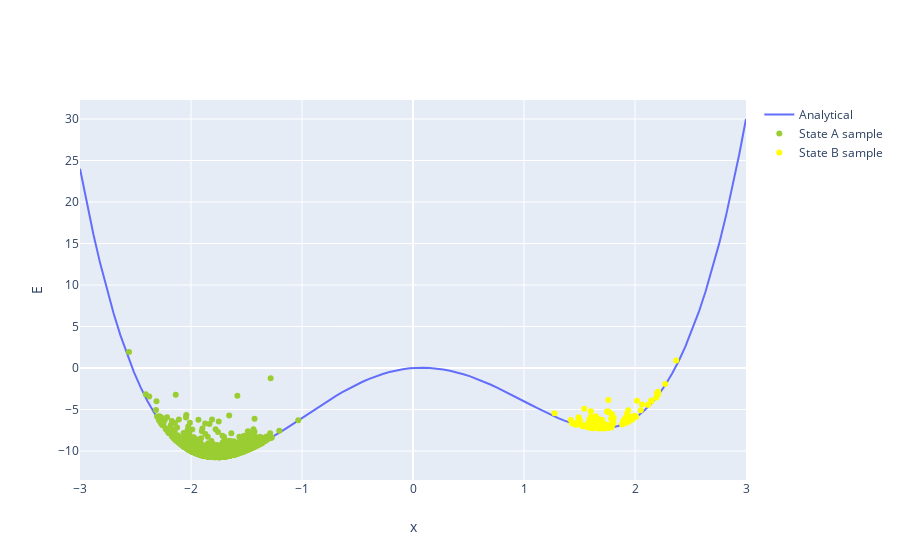

Notebook code for this chart:
### Markdown cell above
Overlaying their energies on an energy vs. $x$ plot (with the blue line representing the energy as a function of $x_1$ for $x_2$):

### Code cell
fig = go.Figure(data=go.Scatter(x=x_illustrate, y=E(x_illustrate,0),name='Analytical'))

fig.add_trace(
    go.Scatter(
        x=x_state_a,
        y=E(x_state_a,y_state_a),
        mode="markers",
        name='State A sample',
        marker_color='yellowgreen'
    ))

fig.add_trace(
    go.Scatter(
        x=x_state_b,
        y=E(x_state_b,y_state_b),
        mode="markers",
        name='State B sample',
        marker_color="yellow"
    ))

fig.update_layout(
    xaxis_title="x",
    yaxis_title="E",
)

fig.show()
